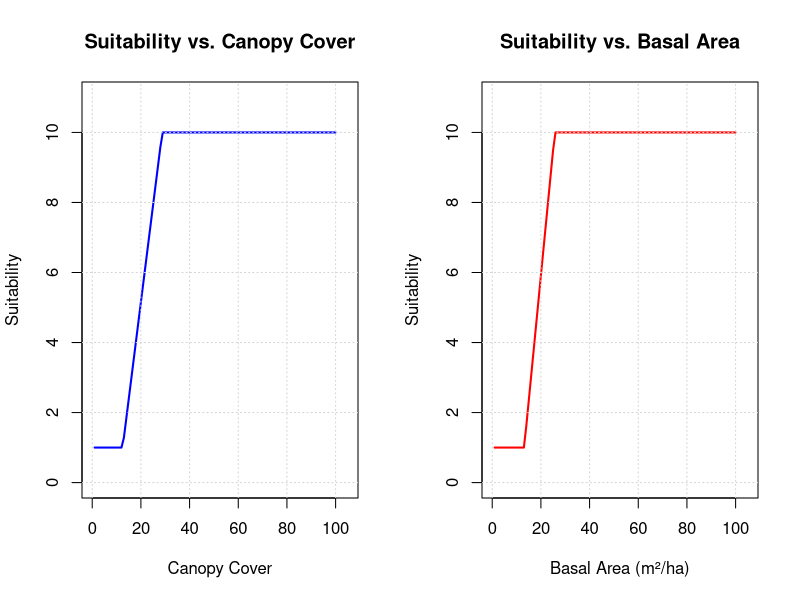

This figure's R source:
## ---- chunk 1
#| label: fig-veg
#| fig-cap: "Rescaling Canopy Cover and Basal Area for suitability"
#| echo: false
#| fig-width: 7
#| fig-height: 3

# Define suitability function for canopy cover
suitability_canopy <- function(x) {
  ifelse(x < 1, NA,  
         ifelse(x <= 12.5, 1,  
                ifelse(x <= 28.75, (9/16.25) * (x - 12.5) + 1,  
                       ifelse(x <= 100, 10, NA)  
                )
         )
  )
}

# Define suitability function for basal area (m²/ha)
suitability_basal_area <- function(x) {
  ifelse(x < 1, NA,  
         ifelse(x <= 13.14, 1,  
                ifelse(x <= 25.71, (9/12.57) * (x - 13.14) + 1,  
                       ifelse(x <= 100, 10, NA)  
                )
         )
  )
}

# Generate values for both plots
x_canopy <- seq(0, 105, by = 1)
y_canopy <- sapply(x_canopy, suitability_canopy)

x_basal <- seq(0, 105, by = 1)
y_basal <- sapply(x_basal, suitability_basal_area)

# Plot both graphs side by side
par(mfrow=c(1,2))  # Arrange plots side by side

# First plot: Suitability vs. Canopy Cover
plot(x_canopy, y_canopy, type="l", col="blue", lwd=2, 
     xlab="Canopy Cover", ylab="Suitability", 
     main="Suitability vs. Canopy Cover", 
     ylim=c(0, 11))
grid()

# Second plot: Suitability vs. Basal Area (m²/ha)
plot(x_basal, y_basal, type="l", col="red", lwd=2, 
     xlab="Basal Area (m²/ha)", ylab="Suitability", 
     main="Suitability vs. Basal Area", 
     ylim=c(0, 11))
grid()

# Reset plotting parameters
par(mfrow=c(1,1))

